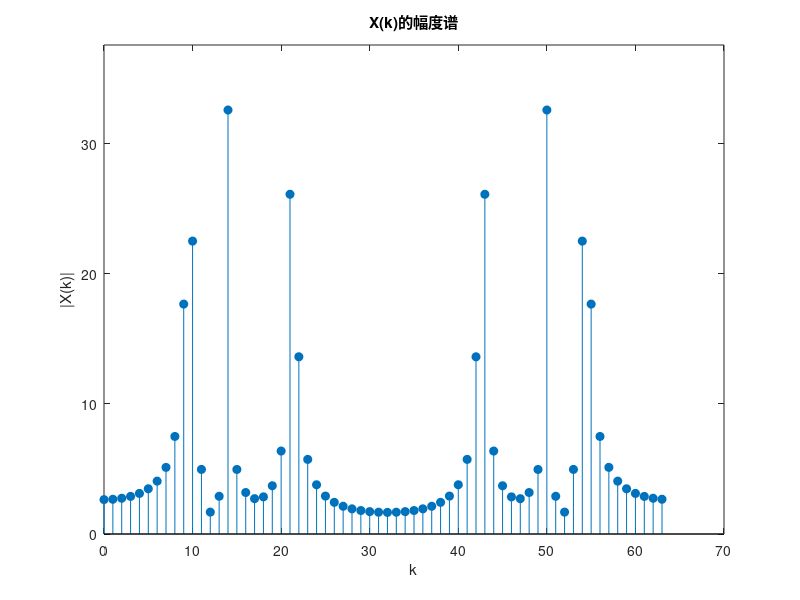

Recreate this plot in MATLAB.
% 习题3.39（2）：模拟信号抽样后的64点DFT分析
clc; clear;

%% 1.设置实验参数
fs = 600;  % 抽样频率
N = 64;  % 抽样点数
T = 1 / fs;  % 抽样间隔
n =  0:N-1;
t = n * T;

%% 2.生成模拟信号的抽样序列x(n)
x = sin(180 * pi * t) + sin(260 * pi * t) + sin(400 * pi * t);

%% 3.计算64点DFT
Xk = fft(x, N);

%% 4.绘制DFT幅度谱
figure;
stem(n, abs(Xk), 'filled');
xlabel('k');
ylabel('|X(k)|');
title('X(k)的幅度谱');
ylim([0, max(abs(Xk)) + 5]);
